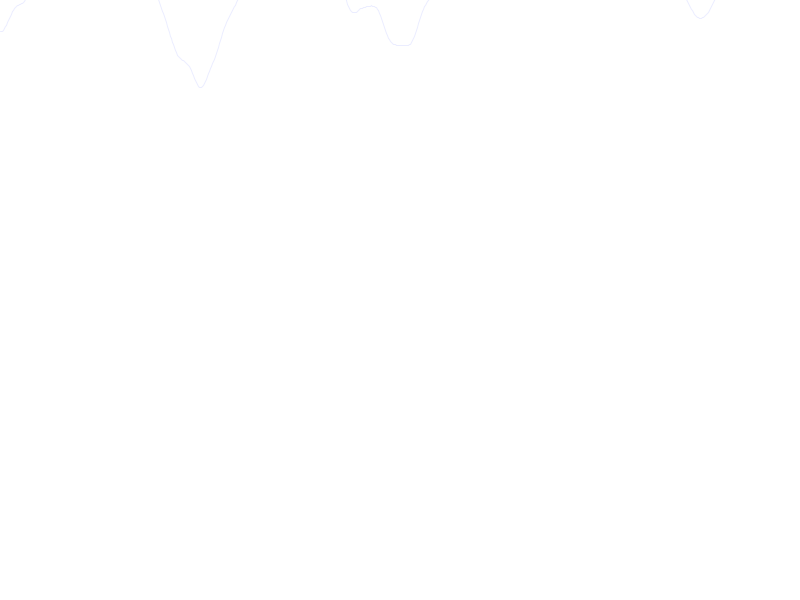
Frame 1 (no input)
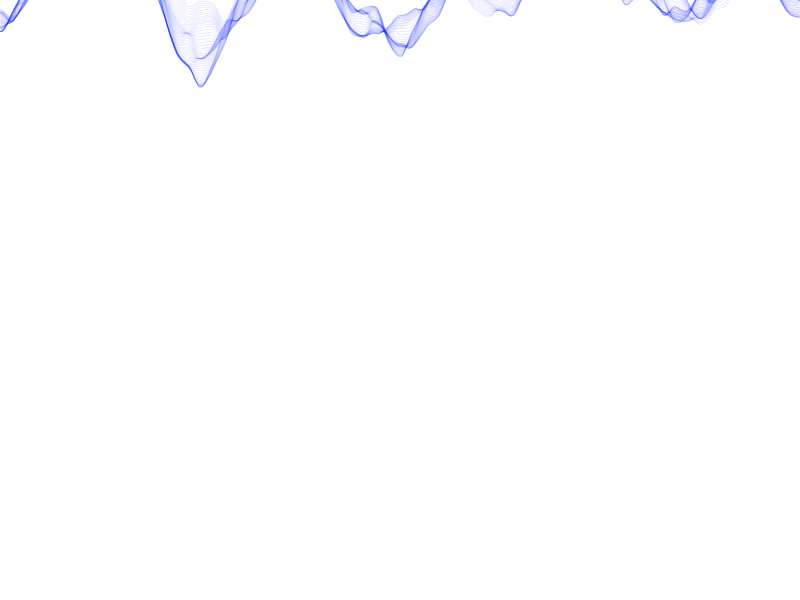
Frame 60 (the mouse pressed at the canvas centre just before this capture)
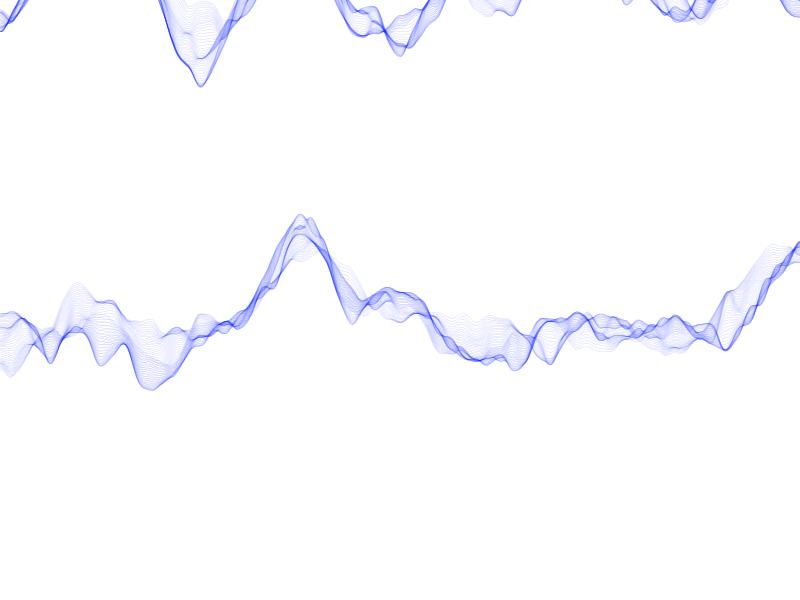
Frame 120 (the mouse held since frame 60 and released just before this capture)

The Processing sketch that drew these frames (run headless with seeded random() and noise(); from frame 60 on, the mouse is pressed at the canvas centre):

// Processing sketch: sketch_200217b
// ── sketch_200217b.pde
float time = 0;
float dt = 0.01;
void setup(){
  size(800,600);
  background(255);
  colorMode(HSB);
}

void draw(){
  time += dt;
  stroke(165,255,255,20);
  noFill();
  float y = mouseY;
  beginShape();
  for(float x=0; x<=width; x+=1){
    float drift = (noise(x/100,y/300,time)-0.5)*300;
    vertex(x,y+drift);
  }
  endShape();
}

void mousePressed(){
  background(255);
}
